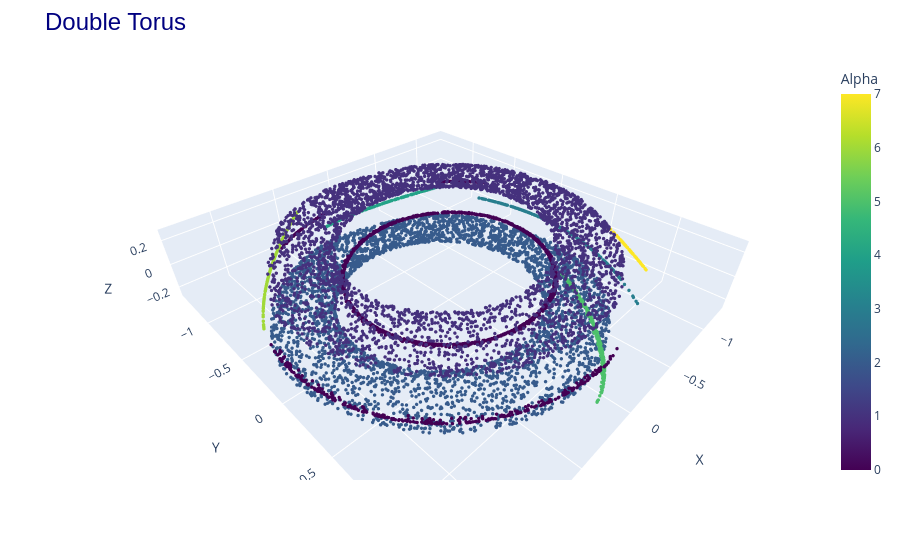

Notebook source saved alongside this figure:
### Code cell
def reconstruct(model_name, data):
    if model_name == "ae":
        ae.to("cpu")
        reconstructed = ae.decode(ae.encode(data)).detach().numpy()
        reconstructed.shape
        return reconstructed
    if model_name == "cae":
        cae.to("cpu")
        probabilities = cae.predict(data)
        alpha = torch.argmax(probabilities, dim=1)
        reconstructed = cae.encode_decode(data).detach().numpy()
        return reconstructed, alpha
reconstructed, alpha = reconstruct("cae", X_train[0:10000])
util.plot3d([(reconstructed, "reconstructed")], title="Double Torus", color=[alpha.detach().numpy()])

### Figure 1 — Plotly figure (JSON) as saved in the notebook; plotly's stock layout.template omitted (floating-point values rounded to 4 significant figures; data arrays with more than 128 entries replaced by an {"elided": "..."} marker saying what was removed)
{"data": [{"marker": {"color": {"elided": "10000 int values"}, "colorbar": {"title": {"text": "Alpha"}}, "colorscale": [[0, "#440154"], [0.1111, "#482878"], [0.2222, "#3e4989"], [0.3333, "#31688e"], [0.4444, "#26828e"], [0.5556, "#1f9e89"], [0.6667, "#35b779"], [0.7778, "#6ece58"], [0.8889, "#b5de2b"], [1, "#fde725"]], "showscale": true, "size": 2}, "mode": "markers", "name": "reconstructed", "type": "scatter3d", "x": {"elided": "10000 float values"}, "y": {"elided": "10000 float values"}, "z": {"elided": "10000 float values"}}], "layout": {"margin": {"t": 60}, "scene": {"aspectmode": "data", "xaxis": {"title": {"text": "X"}}, "yaxis": {"title": {"text": "Y"}}, "zaxis": {"title": {"text": "Z"}}}, "title": {"font": {"color": "navy", "family": "Arial", "size": 24}, "text": "Double Torus"}}}
